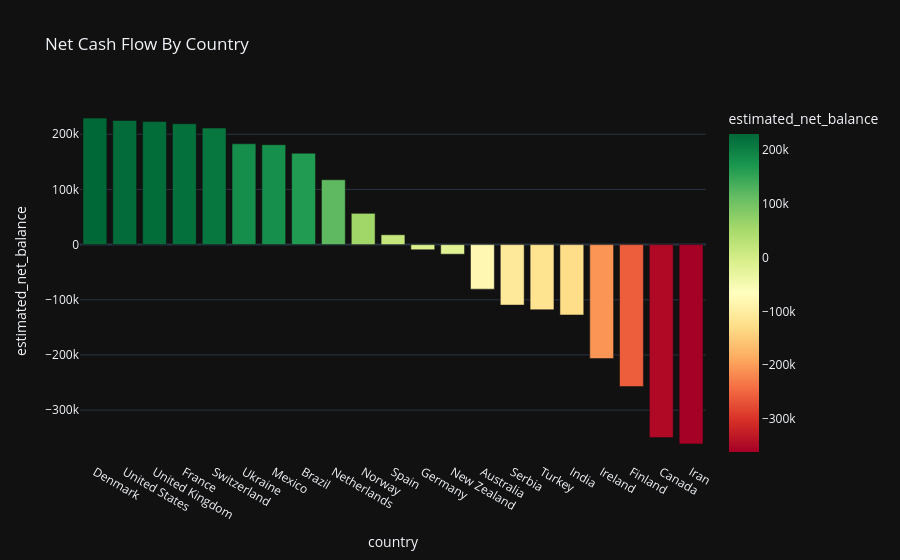

Write notebook code for a chart like this one.
### Code cell
fig_net_flow=px.bar(
    country_summary,
    x='country',
    y='estimated_net_balance',
    title='Net Cash Flow By Country',
    color='estimated_net_balance',
    color_continuous_scale='RdYlGn',
    template='plotly_dark'
)
fig_net_flow.show()

### Figure 1 — Plotly figure (JSON) as saved in the notebook; plotly's stock layout.template omitted (floating-point values rounded to 4 significant figures)
{"data": [{"hovertemplate": "country=%{x}<br>estimated_net_balance=%{marker.color}<extra></extra>", "legendgroup": "", "marker": {"color": [229300.0, 225000.0, 223000.0, 219200.0, 211200.0, 182700.0, 181100.0, 165700.0, 117500.0, 56700.0, 17810.0, -9291.0, -17370.0, -80700.0, -109600.0, -118000.0, -127500.0, -206400.0, -257300.0, -349700.0, -361200.0], "coloraxis": "coloraxis", "pattern": {"shape": ""}}, "name": "", "orientation": "v", "showlegend": false, "textposition": "auto", "type": "bar", "x": ["Denmark", "United States", "United Kingdom", "France", "Switzerland", "Ukraine", "Mexico", "Brazil", "Netherlands", "Norway", "Spain", "Germany", "New Zealand", "Australia", "Serbia", "Turkey", "India", "Ireland", "Finland", "Canada", "Iran"], "xaxis": "x", "y": [229300.0, 225000.0, 223000.0, 219200.0, 211200.0, 182700.0, 181100.0, 165700.0, 117500.0, 56700.0, 17810.0, -9291.0, -17370.0, -80700.0, -109600.0, -118000.0, -127500.0, -206400.0, -257300.0, -349700.0, -361200.0], "yaxis": "y"}], "layout": {"barmode": "relative", "coloraxis": {"autocolorscale": false, "colorbar": {"title": {"text": "estimated_net_balance"}}, "colorscale": [[0, "rgb(165,0,38)"], [0.1, "rgb(215,48,39)"], [0.2, "rgb(244,109,67)"], [0.3, "rgb(253,174,97)"], [0.4, "rgb(254,224,139)"], [0.5, "rgb(255,255,191)"], [0.6, "rgb(217,239,139)"], [0.7, "rgb(166,217,106)"], [0.8, "rgb(102,189,99)"], [0.9, "rgb(26,152,80)"], [1, "rgb(0,104,55)"]]}, "legend": {"tracegroupgap": 0}, "title": {"text": "Net Cash Flow By Country"}, "xaxis": {"anchor": "y", "domain": [0, 1], "title": {"text": "country"}}, "yaxis": {"anchor": "x", "domain": [0, 1], "title": {"text": "estimated_net_balance"}}}}
